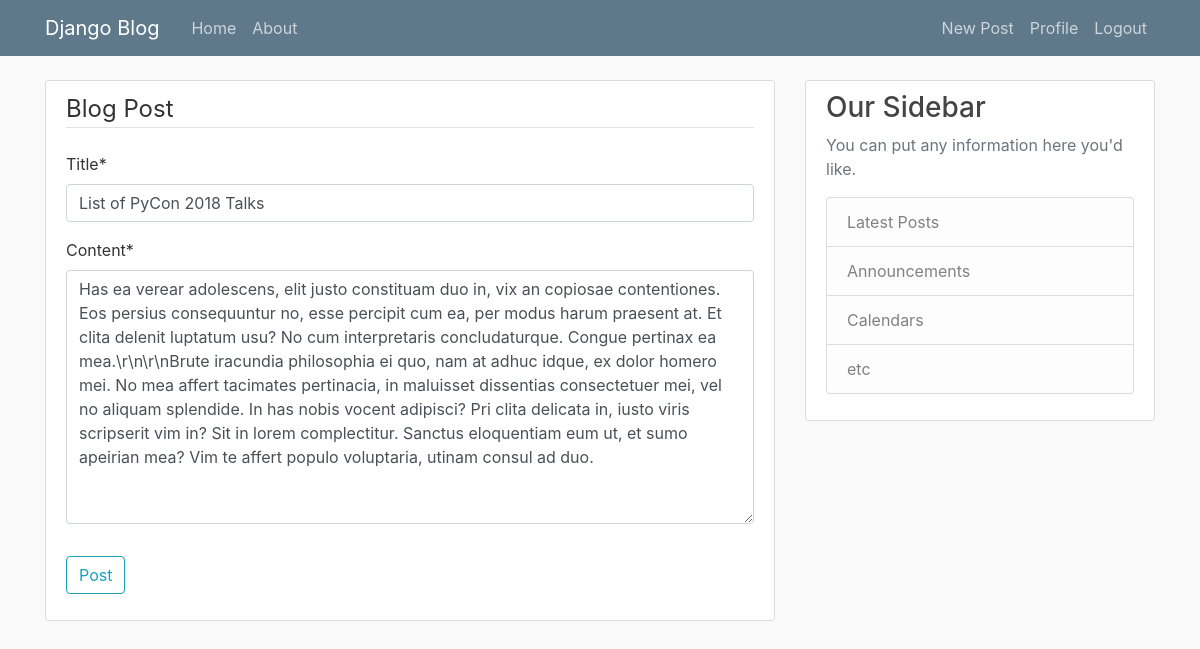
The app's page /post/10/update/ (signed in) with its own data.
### blog/models.py (models this page shows, shortened)
class Post(models.Model):
    title=models.CharField(max_length=100)
    content=models.TextField()
    date_posted=models.DateTimeField(default=timezone.now)
    author=models.ForeignKey(User,on_delete=models.CASCADE)

### blog/views.py (the view, shortened to what this page needs)
# urls.py: path('post/<int:pk>/update/', PostUpdateViews.as_view() , name='post-update' ),
class PostUpdateViews(LoginRequiredMixin ,UserPassesTestMixin, UpdateView):
    model = Post
    fields= ['title', 'content']
    def test_func(self):
        post = self.get_object()
        if self.request.user == post.author:
            return True
        return False

### template/blog/post_form.html (shortened to what this page needs)
{% extends "blog/base.html" %}
{% load crispy_forms_tags%}
{% block content %}
    <div class="content-section">
        <form method="POST">
            <fieldset class="form-group">
                <legend class="border-bottom mb-4">Blog Post</legend>
                {{ form|crispy }}
            </fieldset>
            <div class="form-group">
                <button class="btn btn-outline-info" type="submit">Post</button>
            </div>
        </form>
    </div>
{% endblock content %}

### static/main.css (style rules this page uses)
body { background: #fafafa; color: #333333; margin-top: 5rem; }
.content-section { background: #ffffff; padding: 10px 20px; border: 1px solid #dddddd; border-radius: 3px; margin-bottom: 20px; }

### records on screen
Post: title "List of PyCon 2018 Talks", content "Has ea verear adolescens, elit justo constituam duo in, vix an copiosae contentiones. Eos persius consequuntur no, esse percipit cum ea, per modus harum praesent at. Et clita delenit luptatum usu? No cum interpretaris concludaturque. Congue pertinax ea mea.\\r\\n\\r\\nBrute iracundia philosophia ei quo, nam at adhuc idque, ex dolor homero mei. No mea affert tacimates pertinacia, in maluisset dissentias consectetuer mei, vel no aliquam splendide. In has nobis vocent adipisci? Pri clita delicata in, iusto viris scripserit vim in? Sit in lorem complectitur. Sanctus eloquentiam eum ut, et sumo apeirian mea? Vim te affert populo voluptaria, utinam consul ad duo."
